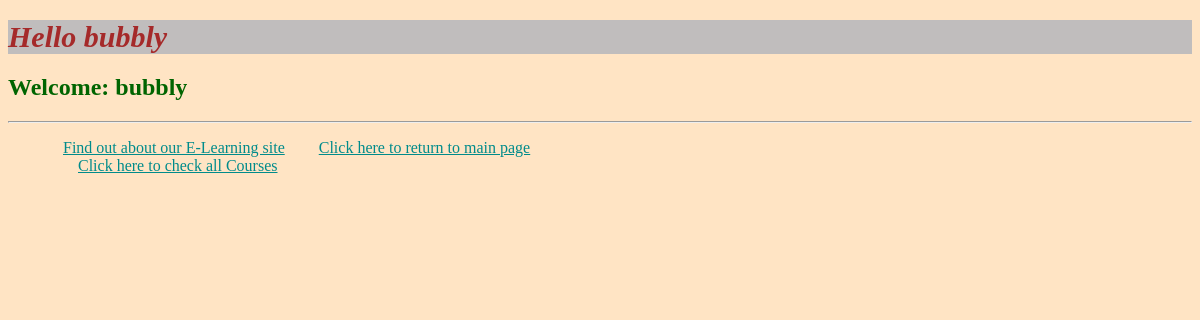
/myapp/myaccount/ (signed in), run on an earlier commit of the app's database.
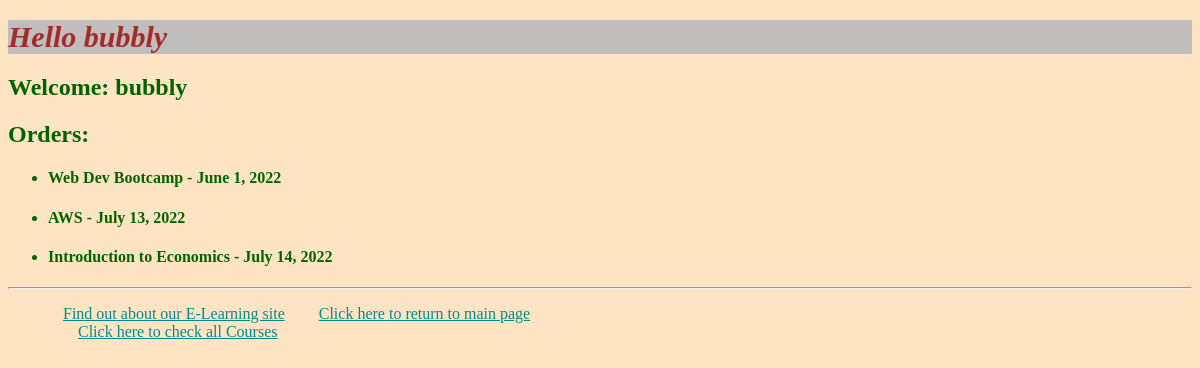
And on a later commit of the database.
### myapp/models.py (models this page shows, shortened)
class Order(models.Model):
    ORDER_CHOICE = [(0, 'Cancelled'), (1, 'Order Confirmed')]
    course = models.ForeignKey(Course, on_delete=models.CASCADE)
    student = models.ForeignKey(Student, on_delete=models.CASCADE)
    levels = models.PositiveIntegerField()
    order_status = models.IntegerField(choices=ORDER_CHOICE, default="1")
    order_date = models.DateField(default=datetime.date.today)

class Course(models.Model):
    interested = models.PositiveIntegerField(default=0)
    stages = models.PositiveIntegerField(default=3)
    topic = models.ForeignKey(Topic, related_name='courses', on_delete=models.CASCADE)
    name = models.CharField(max_length=200)
    price = models.DecimalField(max_digits=10,decimal_places=2)
    for_everyone = models.BooleanField(default=True)
    description = models.TextField(max_length=300, null=True, blank=True)

### myapp/views.py (the view)
# urls.py: path(r'myaccount/', views.myaccount, name='myaccount'),
@login_required(login_url='/myapp/login/')
def myaccount(request):
    username = request.user.username
    try:
        user = Student.objects.filter(username=username)
    except:
        user = None
    is_student = False
    orders = None
    if user:
        is_student = True
        orders = Order.objects.filter(student=user[0])
        topics = Student.objects.get(username=username).interested_in.values()
        return render(request, 'myapp/myaccount.html', {'is_student': is_student, 'orders': orders, 'topics': topics})
    return render(request, 'myapp/myaccount.html', {'is_student':is_student})

### myapp/templates/myapp/myaccount.html (shortened to what this page needs)
{% extends 'myapp/base.html' %}
{% block body_block %}
    {% if is_student %}
    <h2>Welcome: {{request.user.first_name}} {{request.user.last_name}}</h2></h2>
    {% else %}
    <h2>You're not a registered student</h2>
    {% endif %}
    {% if orders %}
    <h2>Orders: </h2>
    <ul>
    {% for order in orders %}
    <li><h4>{{order.course.name}} - {{order.order_date}}</h4>
    </li>
    {% endfor %}
    </ul>
    {% endif %}
{% endblock %}

What changed in the data, as far as the page shows it:
now on this page (row edited): Order: course.name "Web Dev Bootcamp", order_date "June 1, 2022"
now on this page (row edited): Order: course.name "AWS", order_date "July 13, 2022"
now on this page (row edited): Order: course.name "Introduction to Economics", order_date "July 14, 2022"
Also different on the page:
text now shown: "Orders:"
